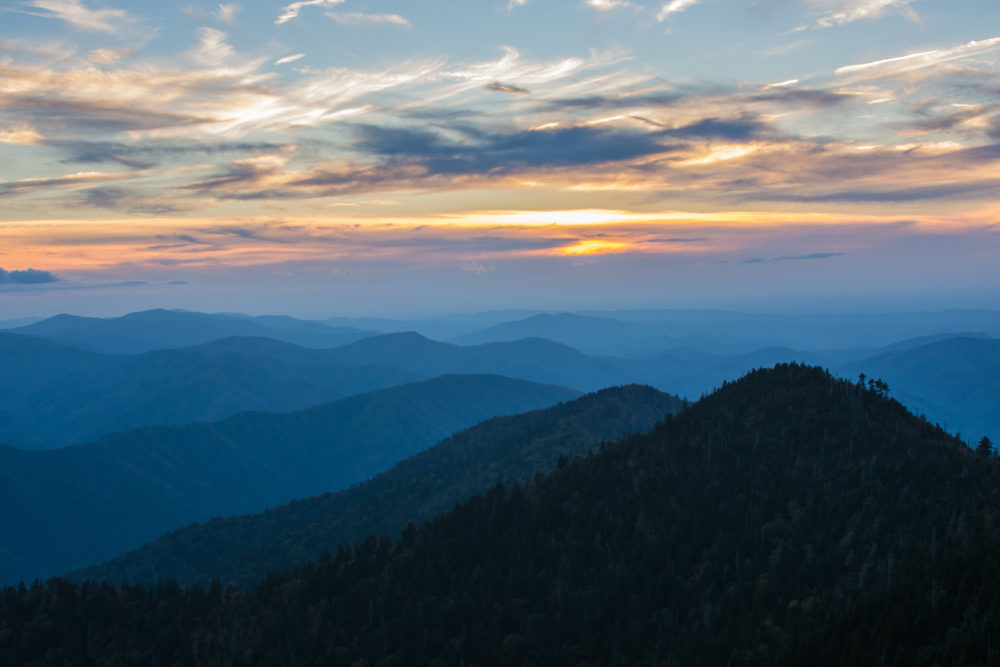
#> input picture photo-1516117172878-fd2c41f4a759.jpg, 3000 x 2000 px (shown at 1/3 size); the run also reads 2 pictures not shown here
$ python pics.py
#> lines starting #> are read from the running program, lines starting #| are printed output that depends on the picture
import concurrent.futures
import time

from PIL import Image, ImageFilter

img_names = [
    "photo-1516117172878-fd2c41f4a759.jpg",
    "photo-1532009324734-20a7a5813719.jpg",
    "photo-1524429656589-6633a470097c.jpg",
    "photo-1530224264768-7ff8c1789d79.jpg",
    "photo-1564135624576-c5c88640f235.jpg",
    "photo-1541698444083-023c97d3f4b6.jpg",
    "photo-1522364723953-452d3431c267.jpg",
    "photo-1513938709626-033611b8cc03.jpg",
    "photo-1507143550189-fed454f93097.jpg",
    "photo-1493976040374-85c8e12f0c0e.jpg",
    "photo-1504198453319-5ce911bafcde.jpg",
    "photo-1530122037265-a5f1f91d3b99.jpg",
    "photo-1516972810927-80185027ca84.jpg",
    "photo-1550439062-609e1531270e.jpg",
    "photo-1549692520-acc6669e2f0c.jpg",
]

t1 = time.perf_counter()

size = (1200, 1200)


def process_image(img_name):
#> called with img_name = 'photo-1516117172878-fd2c41f4a759.jpg'
    print("started")
    img = Image.open(img_name)
#> img is the input picture: PIL image 3000x2000 RGB; mean R, G, B 88, 105.2, 116.5

    img = img.filter(ImageFilter.GaussianBlur(15))

    img.thumbnail(size)
#> img: PIL image 1200x800 RGB
    img.save(f"processed/{img_name}")
    print(f"{img_name} was processed...")


def main():
    with concurrent.futures.ProcessPoolExecutor() as executor:
        executor.map(process_image, img_names)
#> call 3 of process_image, with img_name = 'photo-1524429656589-6633a470097c.jpg'
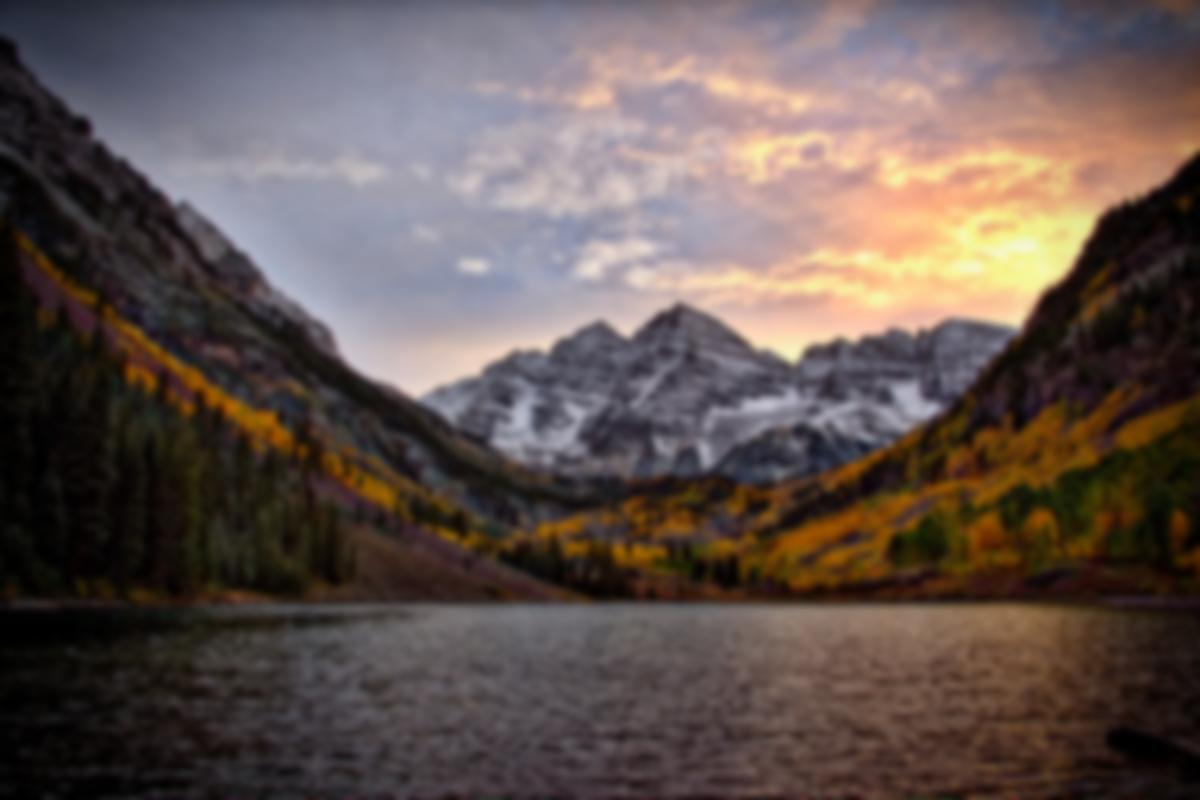
#> input picture processed/photo-1524429656589-6633a470097c.jpg, 1200 x 800 px, found by its file name
#> in process_image, img is the input picture: PIL image 1200x800 RGB; mean R, G, B 98.4, 84.6, 79.9
#> call 4 of process_image, with img_name = 'photo-1530224264768-7ff8c1789d79.jpg'
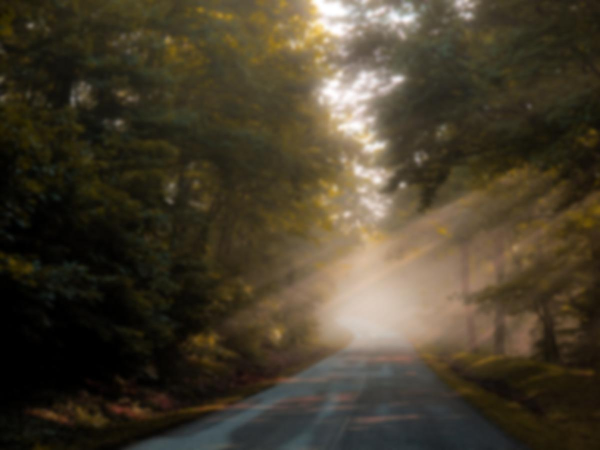
#> input picture processed/photo-1530224264768-7ff8c1789d79.jpg, 1200 x 900 px, found by its file name (shown at 1/2 size)
#> in process_image, img is the input picture: PIL image 1200x900 RGB; mean R, G, B 70.5, 61.6, 44.1
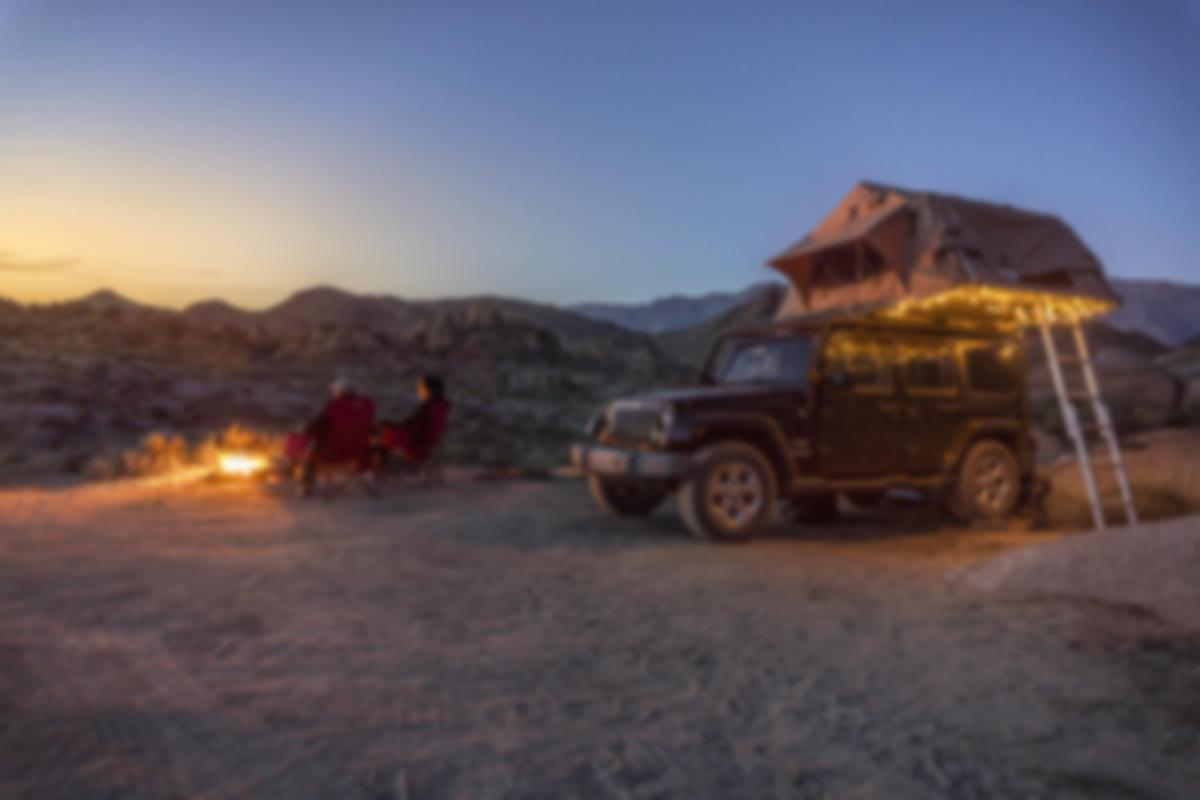
#> input picture processed/photo-1564135624576-c5c88640f235.jpg, 1200 x 800 px, found by its file name
#> in process_image, img is the input picture: PIL image 1200x800 RGB; mean R, G, B 98.4, 91.1, 99.7
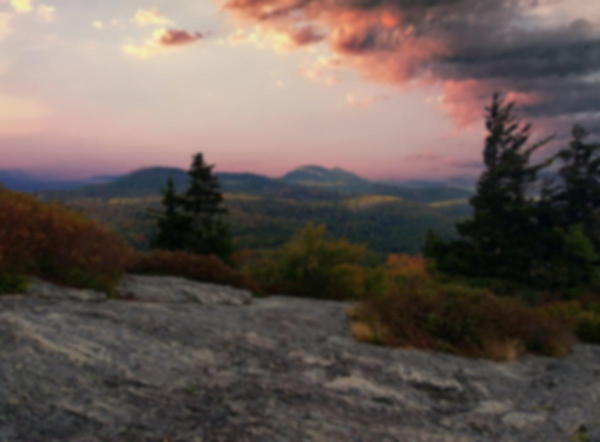
#> input picture processed/photo-1541698444083-023c97d3f4b6.jpg, 1200 x 884 px, found by its file name (shown at 1/2 size)
#> in process_image, img is the input picture: PIL image 1200x884 RGB; mean R, G, B 101.7, 89.4, 84
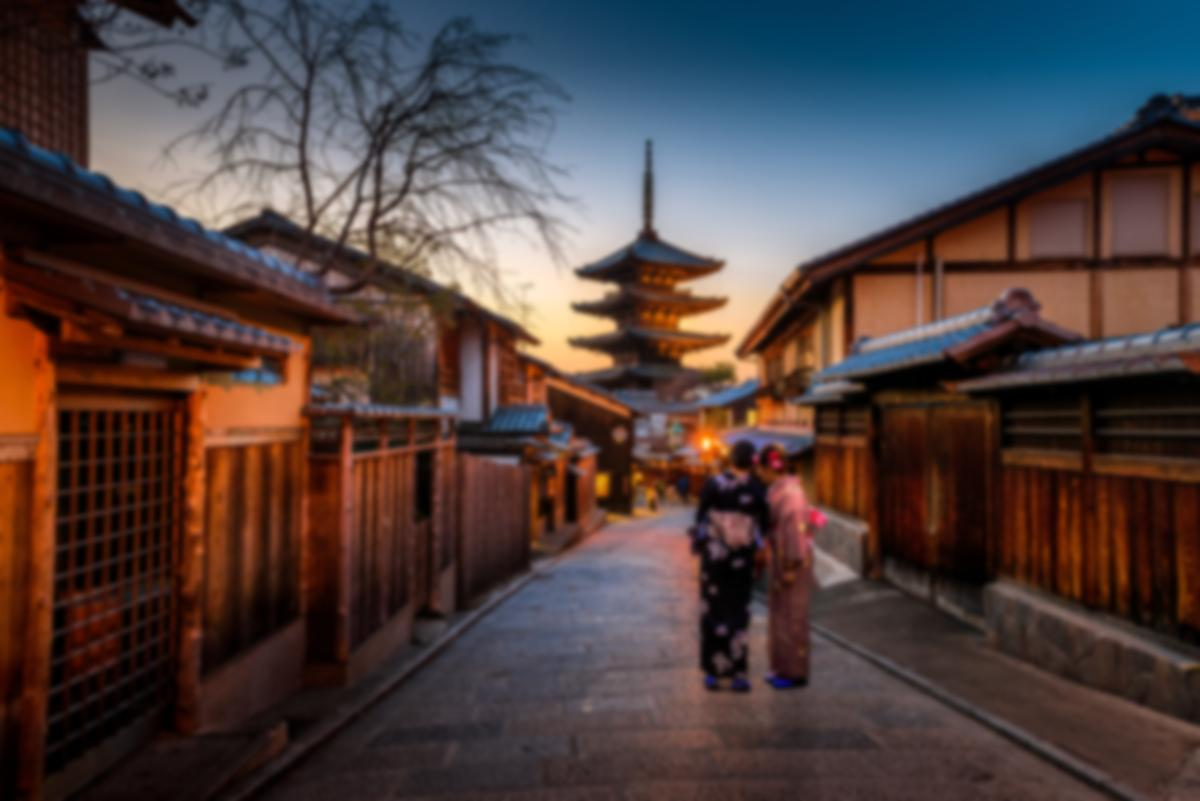
#> input picture processed/photo-1493976040374-85c8e12f0c0e.jpg, 1200 x 801 px, found by its file name
#> in process_image, img is the input picture: PIL image 1200x801 RGB; mean R, G, B 78.9, 64.6, 63.3
#> in process_image (call 11), `img = img.filter(ImageFilter.GaussianBlur(15))`:
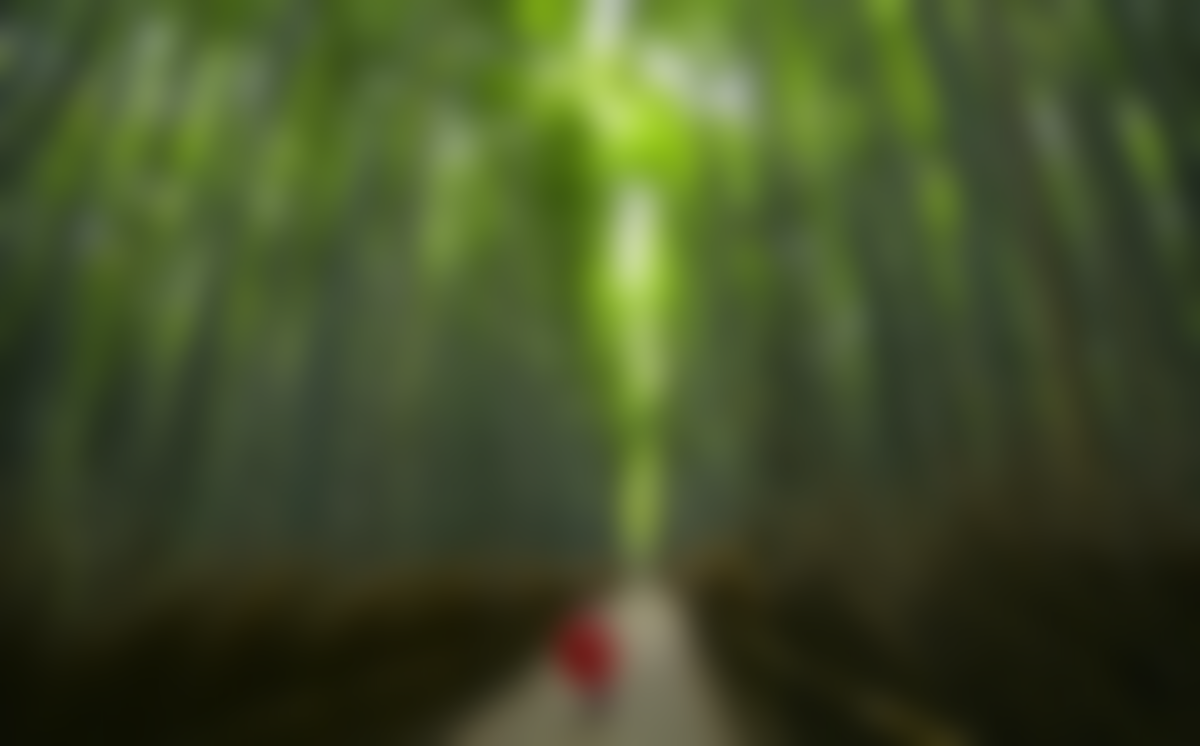
#> img: PIL image 1200x746 RGB; mean R, G, B 66.2, 78.6, 40.7


if __name__ == "__main__":
    main()
    t2 = time.perf_counter()
    print(f"Finished in {round(t2-t1,2)} seconds")
